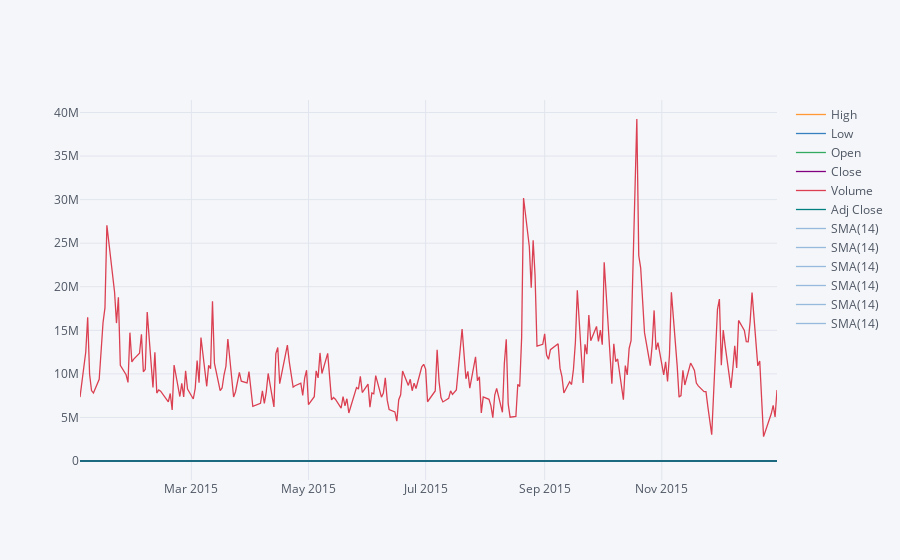

The notebook cell this image was saved under:
### Markdown cell above
** Use .ta_plot(study='sma') to create a Simple Moving Averages plot of Morgan Stanley for the year 2015.**

### Code cell
MS[MS.index.year==2015].ta_plot(study='sma',title='Morgan Stanley')

### Figure 1 — Plotly figure (JSON) as saved in the notebook; plotly's stock layout.template omitted (floating-point values rounded to 4 significant figures; data arrays with more than 128 entries replaced by an {"elided": "..."} marker saying what was removed)
{"data": [{"line": {"color": "rgba(255, 153, 51, 1.0)", "dash": "solid", "shape": "linear", "width": 1.3}, "mode": "lines", "name": "High", "text": "", "type": "scatter", "x": {"elided": "252 str values"}, "y": {"elided": "252 float values"}}, {"line": {"color": "rgba(55, 128, 191, 1.0)", "dash": "solid", "shape": "linear", "width": 1.3}, "mode": "lines", "name": "Low", "text": "", "type": "scatter", "x": {"elided": "252 str values"}, "y": {"elided": "252 float values"}}, {"line": {"color": "rgba(50, 171, 96, 1.0)", "dash": "solid", "shape": "linear", "width": 1.3}, "mode": "lines", "name": "Open", "text": "", "type": "scatter", "x": {"elided": "252 str values"}, "y": {"elided": "252 float values"}}, {"line": {"color": "rgba(128, 0, 128, 1.0)", "dash": "solid", "shape": "linear", "width": 1.3}, "mode": "lines", "name": "Close", "text": "", "type": "scatter", "x": {"elided": "252 str values"}, "y": {"elided": "252 float values"}}, {"line": {"color": "rgba(219, 64, 82, 1.0)", "dash": "solid", "shape": "linear", "width": 1.3}, "mode": "lines", "name": "Volume", "text": "", "type": "scatter", "x": {"elided": "252 str values"}, "y": {"elided": "252 int values"}}, {"line": {"color": "rgba(0, 128, 128, 1.0)", "dash": "solid", "shape": "linear", "width": 1.3}, "mode": "lines", "name": "Adj Close", "text": "", "type": "scatter", "x": {"elided": "252 str values"}, "y": {"elided": "252 float values"}}, {"line": {"color": "rgba(55, 128, 191, 0.49999999999999983)", "dash": "solid", "shape": "linear", "width": 1.3}, "mode": "lines", "name": "SMA(14)", "text": "", "type": "scatter", "x": {"elided": "252 str values"}, "y": {"elided": "252x6 mixed values"}}, {"line": {"color": "rgba(55, 128, 191, 0.49999999999999983)", "dash": "solid", "shape": "linear", "width": 1.3}, "mode": "lines", "name": "SMA(14)", "text": "", "type": "scatter", "x": {"elided": "252 str values"}, "y": {"elided": "252x6 mixed values"}}, {"line": {"color": "rgba(55, 128, 191, 0.49999999999999983)", "dash": "solid", "shape": "linear", "width": 1.3}, "mode": "lines", "name": "SMA(14)", "text": "", "type": "scatter", "x": {"elided": "252 str values"}, "y": {"elided": "252x6 mixed values"}}, {"line": {"color": "rgba(55, 128, 191, 0.49999999999999983)", "dash": "solid", "shape": "linear", "width": 1.3}, "mode": "lines", "name": "SMA(14)", "text": "", "type": "scatter", "x": {"elided": "252 str values"}, "y": {"elided": "252x6 mixed values"}}, {"line": {"color": "rgba(55, 128, 191, 0.49999999999999983)", "dash": "solid", "shape": "linear", "width": 1.3}, "mode": "lines", "name": "SMA(14)", "text": "", "type": "scatter", "x": {"elided": "252 str values"}, "y": {"elided": "252x6 mixed values"}}, {"line": {"color": "rgba(55, 128, 191, 0.49999999999999983)", "dash": "solid", "shape": "linear", "width": 1.3}, "mode": "lines", "name": "SMA(14)", "text": "", "type": "scatter", "x": {"elided": "252 str values"}, "y": {"elided": "252x6 mixed values"}}], "layout": {"legend": {"bgcolor": "#F5F6F9", "font": {"color": "#4D5663"}}, "paper_bgcolor": "#F5F6F9", "plot_bgcolor": "#F5F6F9", "title": {"font": {"color": "#4D5663"}}, "xaxis": {"gridcolor": "#E1E5ED", "showgrid": true, "tickfont": {"color": "#4D5663"}, "title": {"font": {"color": "#4D5663"}, "text": ""}, "zerolinecolor": "#E1E5ED"}, "yaxis": {"gridcolor": "#E1E5ED", "showgrid": true, "tickfont": {"color": "#4D5663"}, "title": {"font": {"color": "#4D5663"}, "text": ""}, "zerolinecolor": "#E1E5ED"}}}
